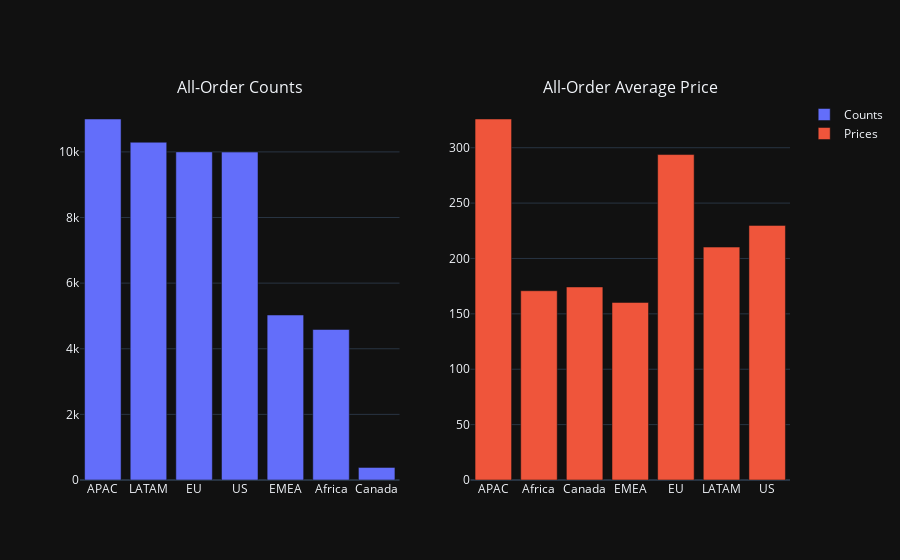

Write notebook code for a chart like this one.
### Code cell
# 各市场订单总数
counts = df.Market.value_counts().reset_index().rename({'index': 'Market', 'Market': 'Counts'}, axis=1)
# 各市场订单均价
argprice = df.groupby('Market').Sales.sum() / df.Market.value_counts()

fig = py.subplots.make_subplots(1, 2, subplot_titles=['All-Order Counts', 'All-Order Average Price'])
fig.append_trace(go.Bar(x=counts.Market, y=counts.Counts, name='Counts'), 1, 1)
fig.append_trace(go.Bar(x=argprice.index, y=argprice.values, name='Prices'), 1, 2)
fig.update_layout({'template': 'plotly_dark'})
fig.iplot(legend=True)

### Figure 1 — Plotly figure (JSON) as saved in the notebook; plotly's stock layout.template omitted (floating-point values rounded to 4 significant figures)
{"data": [{"name": "Counts", "type": "bar", "x": ["APAC", "LATAM", "EU", "US", "EMEA", "Africa", "Canada"], "xaxis": "x", "y": [11002, 10294, 10000, 9994, 5029, 4587, 384], "yaxis": "y"}, {"name": "Prices", "type": "bar", "x": ["APAC", "Africa", "Canada", "EMEA", "EU", "LATAM", "US"], "xaxis": "x2", "y": [325.9, 170.9, 174.3, 160.3, 293.8, 210.3, 229.9], "yaxis": "y2"}], "layout": {"annotations": [{"font": {"size": 16}, "showarrow": false, "text": "All-Order Counts", "x": 0.225, "xanchor": "center", "xref": "paper", "y": 1, "yanchor": "bottom", "yref": "paper"}, {"font": {"size": 16}, "showarrow": false, "text": "All-Order Average Price", "x": 0.775, "xanchor": "center", "xref": "paper", "y": 1, "yanchor": "bottom", "yref": "paper"}], "showlegend": true, "xaxis": {"anchor": "y", "domain": [0, 0.45]}, "xaxis2": {"anchor": "y2", "domain": [0.55, 1]}, "yaxis": {"anchor": "x", "domain": [0, 1]}, "yaxis2": {"anchor": "x2", "domain": [0, 1]}}}
